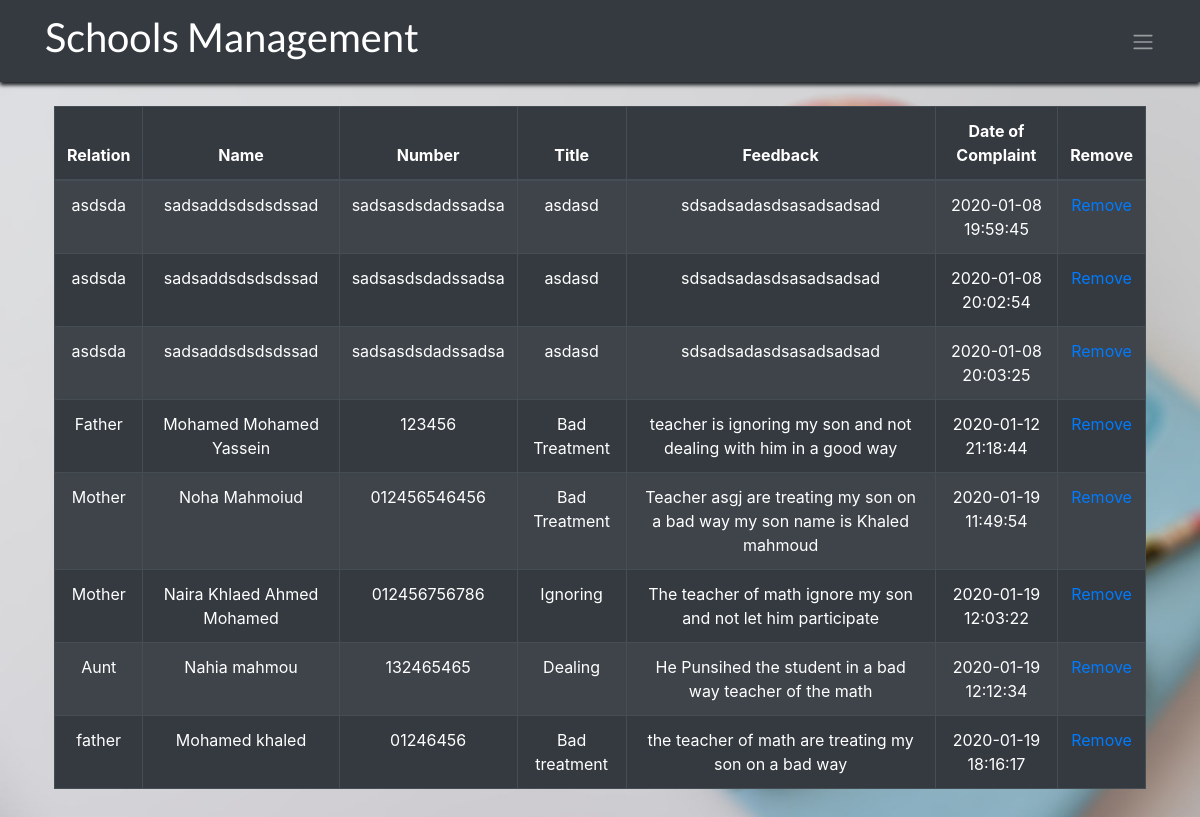
Screenshot of /institutions/show_data/search-complants.php (signed in) with the database file from the repository.
### tables this page shows
CREATE TABLE `complants` (
  `id` int(11) NOT NULL,
  `school_id` int(11) DEFAULT NULL,
  `type` text DEFAULT NULL,
  `name` text DEFAULT NULL,
  `number` text DEFAULT NULL,
  `title` text DEFAULT NULL,
  `feedback` text DEFAULT NULL,
  `date_of_complant` timestamp NOT NULL DEFAULT current_timestamp()
);

### institutions/show_data/search-complants.php (the view, shortened to what this page needs)
<!DOCTYPE html>
<html>
<head>
  <link rel="stylesheet" href="https://stackpath.bootstrapcdn.com/bootstrap/4.3.1/css/bootstrap.min.css">
</head>
<body>
    <nav class="navbar navbar-expand-sm bg-dark navbar-dark">
        <div class="container">
            <a class="navbar-brand" href="../welcome.php">
                <h1 class="text-center navtitle">Schools Management</h1>
            </a>
            <ul class="nav navbar-nav ml-auto">
                <li class="nav-item dropdown ">
                    <a class="navbar-toggler-icon" href="#" id="navbardrop" data-toggle="dropdown"></a>
                </li>
            </ul>
    </nav>
    <div class="container" style="padding: 2%;">
        <table class="table table-bordered table-striped table-dark">
            <thead>
                <tr>
                    <th style="text-align: center;">Relation</th>
                    <th style="text-align: center;">Name</th>
                    <th style="text-align: center;">Number</th>
                    <th style="text-align: center;">Title</th>
                    <th style="text-align: center;">Feedback</th>
                    <th style="text-align: center;">Date of Complaint</th>
                    <th style="text-align: center;">Remove</th>
                </tr>
            </thead>
            <tbody>
                <tr>
                    <?php
                    include("../config.php");
                    $query = "SELECT * FROM complants";
                    $result = mysqli_query($link, $query);
                    if (mysqli_num_rows($result) > 0) {
                        while ($user = mysqli_fetch_array($result)) {
                            if ($user['school_id'] == (int)$_SESSION['id']) {
                            echo "<td align='center'>" . $user['type'] . "</td>";
                            echo "<td align='center'>" . $user['name'] . "</td>";
                            echo "<td align='center'>" . $user['number'] . "</td>";
                            echo "<td align='center'>" . $user['title'] . "</td>";
                            echo "<td align='center'>" . $user['feedback'] . "</td>";
                            echo "<td align='center'>" . $user['date_of_complant'] . "</td>";
                            echo ("<td align='center'><a href=\"../remove_data/remove-complant.php?complant_id=".$user['id']."\">Remove</a></td>");
                            echo "</tr>";
                        }
                    }
                }
                    ?>
        </table>
    </div>
</body>
</html>

### institutions/show_data/search-complants.php (style rules this page uses)
body { background-image: url("../images/back22.jpg"); background-size: cover; }
.navtitle { font-family: 'Lato', sans-serif; }
.navbar { box-shadow: 0 3px 4px rgba(0, 0, 0, 0.16), 0 3px 4px; }

### rows the page displays
complants: type "asdsda", name "sadsaddsdsdsdssad", number "sadsasdsdadssadsa", title "asdasd", feedback "sdsadsadasdsasadsadsad", date_of_complant "2020-01-08 19:59:45"
complants: type "asdsda", name "sadsaddsdsdsdssad", number "sadsasdsdadssadsa", title "asdasd", feedback "sdsadsadasdsasadsadsad", date_of_complant "2020-01-08 20:02:54"
complants: type "asdsda", name "sadsaddsdsdsdssad", number "sadsasdsdadssadsa", title "asdasd", feedback "sdsadsadasdsasadsadsad", date_of_complant "2020-01-08 20:03:25"
complants: type "Father", name "Mohamed Mohamed Yassein", number "123456", title "Bad Treatment", feedback "teacher is ignoring my son and not dealing with him in a good way", date_of_complant "2020-01-12 21:18:44"
complants: type "Mother", name "Noha Mahmoiud", number "012456546456", title "Bad Treatment", feedback "Teacher asgj are treating my son on a bad way my son name is Khaled mahmoud", date_of_complant "2020-01-19 11:49:54"
complants: type "Mother", name "Naira Khlaed Ahmed Mohamed", number "012456756786", title "Ignoring", feedback "The teacher of math ignore my son and not let him participate", date_of_complant "2020-01-19 12:03:22"
complants: type "Aunt", name "Nahia mahmou", number "132465465", title "Dealing", feedback "He Punsihed the student in a bad way teacher of the math", date_of_complant "2020-01-19 12:12:34"
complants: type "father", name "Mohamed khaled", number "01246456", title "Bad treatment", feedback "the teacher of math are treating my son on a bad way", date_of_complant "2020-01-19 18:16:17"
